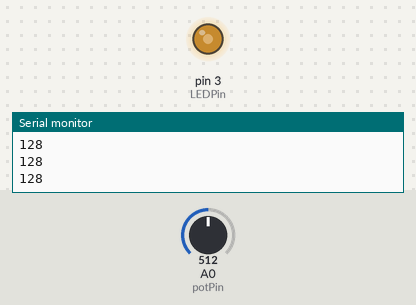
Bench run of a sketch on a simulated Arduino Uno, built with avr-gcc and run on an emulated ATmega328P. Parts: output pins drawn as LEDs (lit = HIGH), the last lines printed to the serial monitor. Inputs (shaded band) come from the test bench; at power-on: A0 (potPin) = 512.

Above: at 1.2 s.
1.3 s: A0 (potPin) set to 716
At 2.0 s:
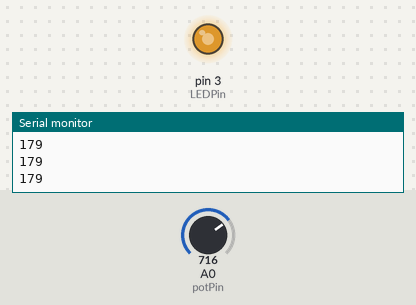
2.8 s: A0 (potPin) set to 900
At 3.3 s:
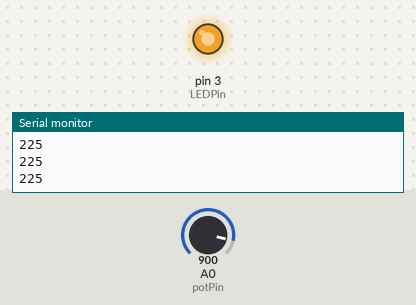
4.3 s: A0 (potPin) set to 122
At 5.5 s:
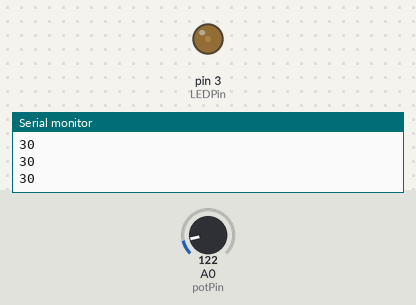
5.8 s: A0 (potPin) set to 0
At 6.6 s:
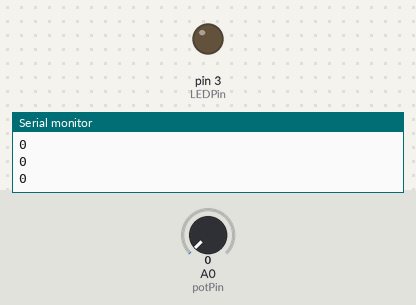
Timing chart, 0 to 8.3 s (numbered marks = the images above; inputs shaded):
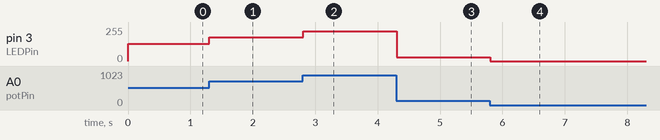

Measured:
- after the input at 1.3 s, pin 3 (LEDPin): 128/255 → 179/255 at once
- after the input at 2.8 s, pin 3 (LEDPin): 179/255 → 225/255 at once
- after the input at 4.3 s, pin 3 (LEDPin): 225/255 → 30/255 at once
- after the input at 5.8 s, pin 3 (LEDPin): 30/255 → 0/255 at once

The sketch:

dimmer.ino
```cpp
/*
Dimmer

Dims an LED using PWM based off a reading from a potentiometer
*/

// declare pins
int potPin = A0;
int LEDPin = 3;

// declare variable for reading from potentiometer
int potReading;

void setup() {
  // setup LED Pin
  pinMode(LEDPin, OUTPUT);
  // Setup Serial comm for debugging
  Serial.begin(9600);
}

void loop() {
  potReading = analogRead(potPin); // read in potentiometer
  potReading /= 4; // convert to 8 bit integer
  Serial.println(potReading);
  analogWrite(LEDPin, potReading);
}
```
